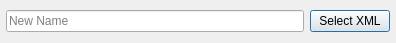
<?xml version="1.0" encoding="UTF-8"?>
<ui version="4.0">
 <class>importandroid</class>
 <widget class="QDialog" name="importandroid">
  <property name="windowModality">
   <enum>Qt::ApplicationModal</enum>
  </property>
  <property name="geometry">
   <rect>
    <x>0</x>
    <y>0</y>
    <width>396</width>
    <height>43</height>
   </rect>
  </property>
  <property name="windowTitle">
   <string>Import Android Config</string>
  </property>
  <property name="modal">
   <bool>true</bool>
  </property>
  <layout class="QHBoxLayout" name="horizontalLayout" stretch="0,0">
   <property name="leftMargin">
    <number>6</number>
   </property>
   <property name="topMargin">
    <number>3</number>
   </property>
   <property name="rightMargin">
    <number>6</number>
   </property>
   <property name="bottomMargin">
    <number>3</number>
   </property>
   <item>
    <widget class="QLineEdit" name="lineEdit">
     <property name="placeholderText">
      <string>New Name</string>
     </property>
    </widget>
   </item>
   <item>
    <widget class="QPushButton" name="pushButton">
     <property name="text">
      <string>Select XML</string>
     </property>
    </widget>
   </item>
  </layout>
 </widget>
 <tabstops>
  <tabstop>lineEdit</tabstop>
  <tabstop>pushButton</tabstop>
 </tabstops>
 <resources/>
 <connections/>
</ui>
